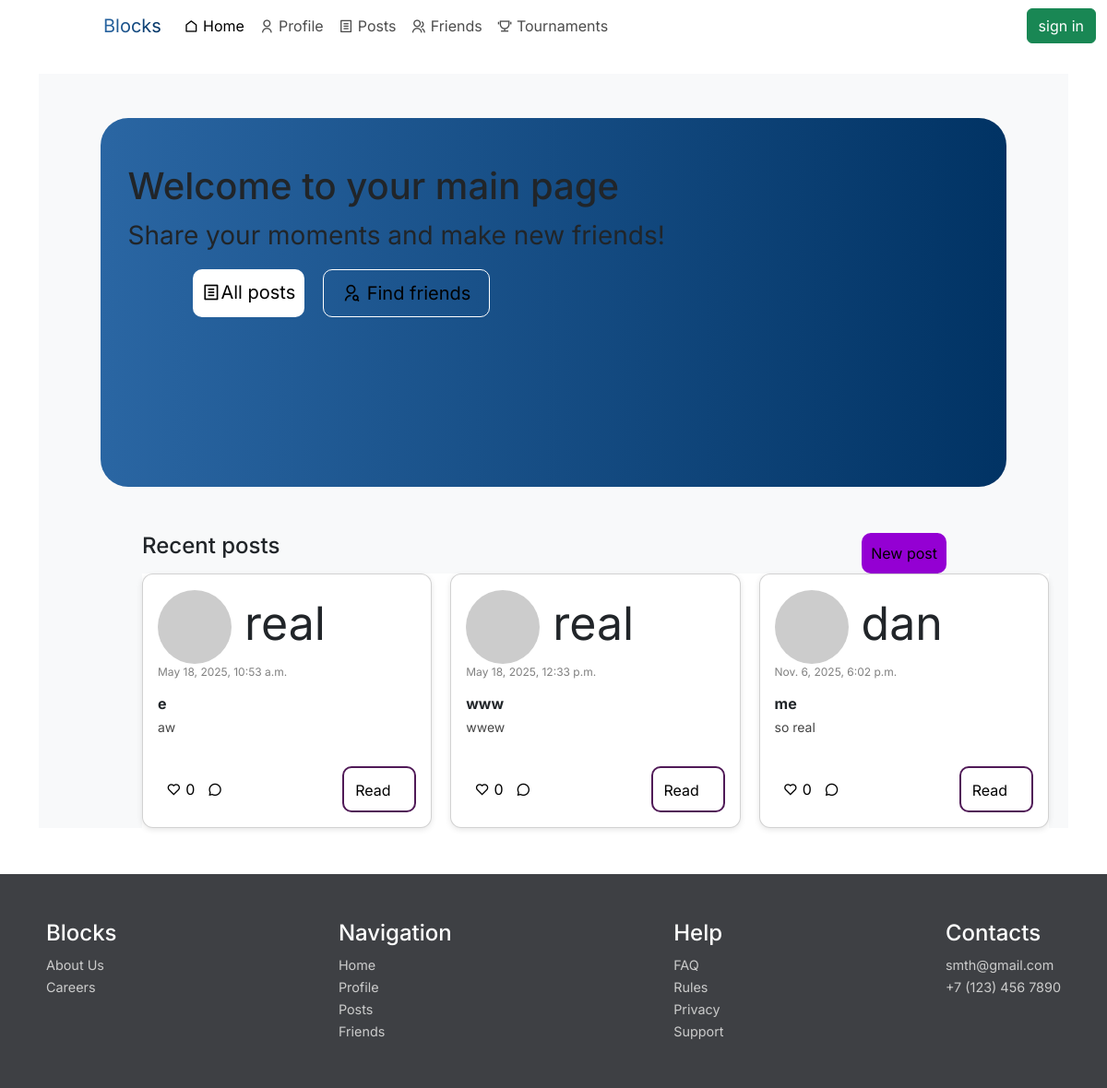
Before: /main/ with the older database file.
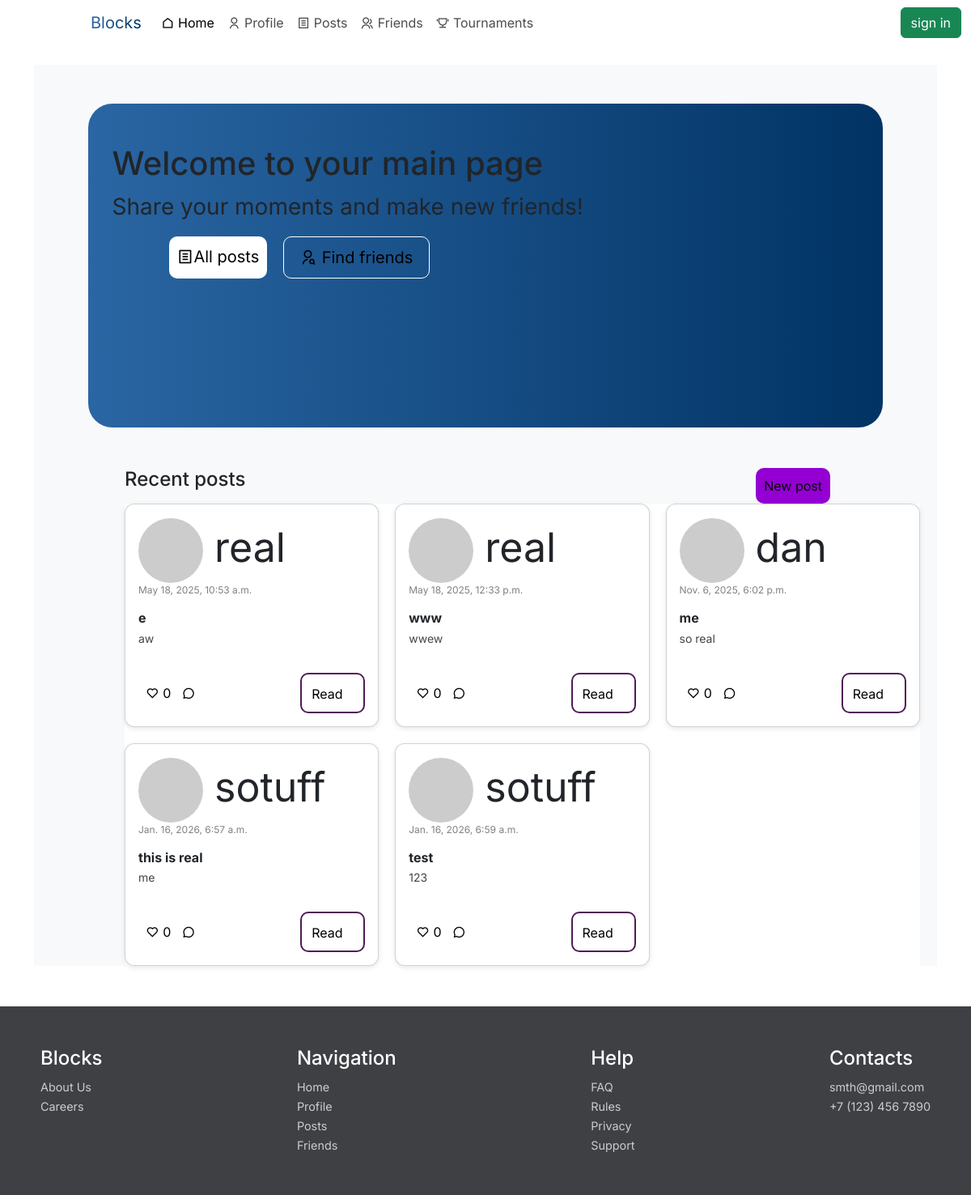
After: the same page with the newer database file.
### polls/models.py (models this page shows, shortened)
class Post(models.Model):
    title= models.CharField(max_length=200)
    content=models.TextField()
    created_at=models.DateTimeField(auto_now_add=True)
    author=models.ForeignKey(User,on_delete=models.CASCADE,)
    likes=models.ManyToManyField(User,related_name="likes", blank=True)
    def total_likes(self):
        return self.likes.count()

### polls/views.py (the view)
# urls.py: path("main/" , views.index_view, name="index_view"),
def index_view(request):
    posts=Post.objects.all()
    return render(request,"home.html",{"posts":posts})

### templates/home.html (shortened to what this page needs)
{% extends 'base.html' %}
{% block content %}
  <main>
    <div class="container-fluid bg-light pt-5">
      <div class="welcome">
        <h1 style="padding-left: 30px; padding-top: 50px;">Welcome to your main page</h1>
        <p style="padding-left: 30px; font-size: 28px;">Share your moments and make new friends!</p>
        <div class="stuff">
          <div class="all_posts">
            <a href="/posts" style="font-size: 20px;"><i class="ri-file-list-line"></i>All posts</a>
          </div>
          <div class="friends">
            <a style="padding:10px; font-size: 20px;" href="#"><i class="ri-user-search-line"></i> Find friends</a>
          </div>
        </div>
      </div>
      <div class="create_post">
        <h4>Recent posts</h4>
        <div class="new_post">
          <a href="/post/create">New post</a>
        </div>
      </div>
      <div class="recent_post">
            <div class="card-container">
             {% if posts %}
             {% for post in posts %}
              <div class="card">
                <div class="info">
                  <div class="usrname" style="font-size: 50px">
                     <img src="https://ui-avatars.com/api/?name={{ post.author.username }}&background=random" style="border-radius: 100px;">
                     {{ post.author }}
                     <p class="timestamp">{{ post.created_at }}</p></div>
                  <h3 class="title">{{ post.title }}</h3>
                  <p class="text">{{ post.content }}</p>
                </div>
                <div class="other">
                  <div class="icons">
                    <button class="likes"><i class="ri-heart-line"></i> {{ post.total_likes }}</button>
                    <a href=""><i class="ri-chat-3-line"></i> </a>
                  </div>
                  <div class="more">
                  <div>
                    <a style="text-align: center;" href="/post/{{ post.id }}"> Read</a>
                  </div>
                  </div>
                </div>
              </div>
              {% endfor %}
         </div>
        {% endif %}
      </div>
    </div>
  </main>
{% endblock %}

### templates/base.html (shortened to what this page needs)
<!DOCTYPE html>
<html lang="en">
  <head>
    <link href="https://cdn.jsdelivr.net/npm/bootstrap@5.3.3/dist/css/bootstrap.min.css" rel="stylesheet" />
    <link href="https://cdn.jsdelivr.net/npm/remixicon@4.5.0/fonts/remixicon.css" rel="stylesheet" />
  </head>
  <body>
    <header>
      <nav class="navbar navbar-expand-lg">
        <div class="container-fluid ">
          <a class="navbar-brand name" href="{% url 'index_view' %}">Blocks</a>
          <div class="collapse navbar-collapse" id="navbarSupportedContent">
            <ul class="navbar-nav me-auto mb-2 mb-lg-0">
              <li class="nav-item">
                <a class="nav-link active" aria-current="page" href="{% url 'index_view' %}"><i class="ri-home-line"></i> Home</a>
              </li>
              <li class="nav-item">
                <a class="nav-link" href="{% url 'profile_view' %}"><i class="ri-user-line"></i> Profile</a>
              </li>
              <li class="nav-item">
                <a class="nav-link" href="{% url 'posts_view' %}"><i class="ri-file-list-line"></i> Posts</a>
              </li>
              <li class="nav-item">
                <a class="nav-link" href="{% url 'friends_view' %}"><i class="ri-group-line"></i> Friends</a>
              </li>
              <li class="nav-item">
                <a class="nav-link" href="{% url 'tournament_list' %}"><i class="ri-trophy-line"></i> Tournaments</a>
              </li>
            </ul>
            <div class="d-flex align-items-center">
              {% if user.is_authenticated %}
                <span class="username">{{ user.username }}</span>
                <a href="{% url 'logout' %} " class="d-flex align-items-center btn btn-violet">sign out</a>
              {% else %}
                <a href="{% url 'login' %}" class="btn btn-success">sign in</a>
              {% endif %}
            </div>
          </div>
        </div>
      </nav>
    </header>
    <div class="container mt-4">
        {% block content %}
        {% endblock %}
    </div>
    <footer>
        <div class="box2">
        <div class="box">
            <div>
            <h4>Blocks</h4>
            <div>
                <a href="{% url 'index_view' %}">About Us</a>
            </div>
            <div>
                <a href="">Careers</a>
            </div>
            </div>
            <div>
            <h4>Navigation</h4>
            <div>
                <a href="{% url 'index_view' %}">Home</a>
            </div>
            <div>
                <a href="{% url 'profile_view' %}">Profile</a>
            </div>
            <div>
                <a href="{% url 'posts_view' %}">Posts</a>
            </div>
            <div>
                <a href="{% url 'friends_view' %}">Friends</a>
            </div>
            </div>
            <div>
            <h4>Help</h4>
            <div>
                <a href="">FAQ</a>
            </div>
            <div>
                <a href="">Rules</a>
            </div>
            <div>
                <a href="">Privacy</a>
            </div>
            <div>
                <a href="">Support</a>
            </div>
            </div>
            <div>
            <h4>Contacts</h4>
            <div>
                <a href="">smth@gmail.com</a>
            </div>
            <div>
                <a href="">+7 (123) 456 7890</a>
            </div>
            </div>
        </div>
        </div>
    </footer>
  </body>
</html>

### templates/home.html (style rules this page uses)
.welcome { height: 50vh; width: 90%; margin: 0 auto; border-radius: 30px; background: linear-gradient(to right, #2a66a3, #013364); }
.all_posts { border-radius: 10px; background-color: white; margin-left: 100px; margin-right: 20px; padding: 10px; }
.friends { border: 1px solid white; padding: 10px; border-radius: 10px; }
.stuff { display: flex; justify-content: left; }
.create_post { display: flex; justify-content: space-between; margin: 0 100px; padding-top: 50px; }
.new_post { border-radius: 10px; background-color: white; margin-left: 100px; margin-right: 20px; padding: 10px; background-color: darkviolet; }
.recent_post { width: 90%; background-color: white; margin-left: 100px; }
.likes { background-color: white; border: solid white; }
.card-container { display: grid; grid-template-columns: repeat(auto-fill, minmax(300px, 1fr)); gap: 20px; width: 100%; }
.card { background-color: white; padding: 16px; border-radius: 12px; box-shadow: 0 2px 6px rgba(0, 0, 0, 0.1); display: flex; flex-direction: column; justify-content: space-between; height: 100%; }
.info { font-size: 14px; }
.timestamp { color: gray; font-size: 12px; }
.title { font-size: 16px; font-weight: bold; margin: 10px 0 4px; }
.text { font-size: 14px; color: #444; flex-grow: 1; }
.other { display: flex; justify-content: space-between; align-items: center; margin-top: 16px; background-color: ; }
.more { width:80px; border: 2px solid rgb(80, 26, 87) ; height: 50px; border-radius: 10px; padding: 12px; }
main { font-family: "Inter", sans-serif; font-optical-sizing: auto; font-weight: <weight>; font-style: normal; }

### templates/base.html (style rules this page uses)
:root { --secondary: #123561; }
a { text-decoration: none; color: black; }
.name { background: linear-gradient(to right,#2a66a3,#013364); -webkit-background-clip: text; -webkit-text-fill-color: transparent; margin-left: 100px; }
.nav-link { position: relative; color: rgba(0,0,0,0.7); }
.nav-link:after { content: ''; position: absolute; bottom: 0; left: 0; width: 0; height: 2px; background: var(--secondary); transition: all 0.3s cubic-bezier(0.175, 0.885, 0.32, 1.275); }
.box { display: flex; justify-content: space-between; color: white; padding: 50px; }
.box2 { display: flex; flex-direction: column; color: white; }
footer { background-color: rgb(62, 64, 68); margin-top: 50px; position: relative; font-family: "Inter", sans-serif; }
footer a { color: #ccc; font-size: 0.9rem; }
header { font-family: "Inter", sans-serif; }

Changed rows visible on the page:
added Post: author "sotuff", created_at "Jan. 16, 2026, 6:57 a.m.", title "this is real", content "me", total_likes "0"
added Post: author "sotuff", created_at "Jan. 16, 2026, 6:59 a.m.", title "test", content "123", total_likes "0"
